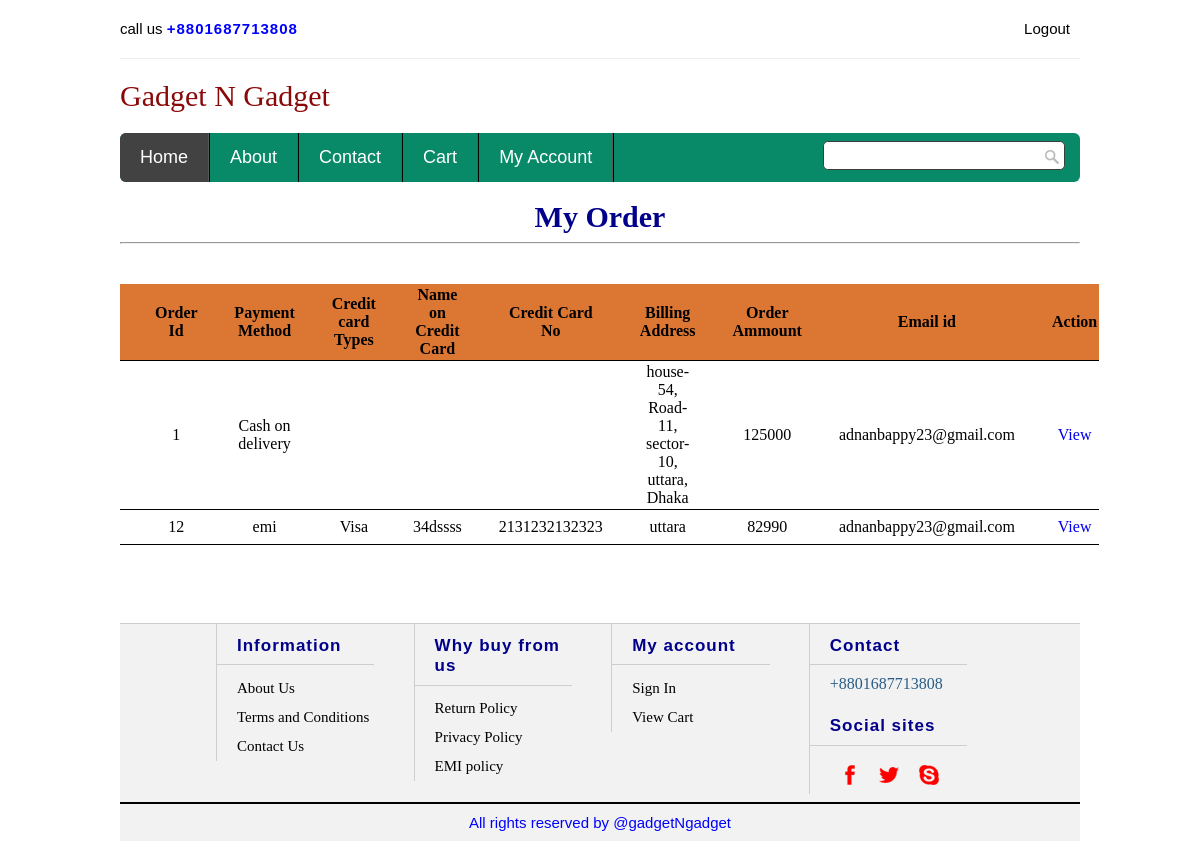
The page /Project/myorder.php (signed in) on the database its author committed.
### tables this page shows
CREATE TABLE `c_order` (
  `o_id` int(50) NOT NULL,
  `fname` varchar(100) NOT NULL,
  `email` varchar(100) NOT NULL,
  `address` varchar(100) NOT NULL,
  `city` varchar(100) NOT NULL,
  `contact` int(100) NOT NULL,
  `p_method` varchar(100) NOT NULL,
  `ins_duration` int(10) NOT NULL,
  `typeOfcc` varchar(100) NOT NULL,
  `name_cc` varchar(100) NOT NULL,
  `cc_number` varchar(100) NOT NULL,
  `ex_date` varchar(100) NOT NULL,
  `order_amount` int(100) NOT NULL,
  `temp` varchar(100) NOT NULL,
  `order_date` date NOT NULL,
  `Email_id` varchar(100) NOT NULL,
  `status` int(100) NOT NULL
);

### Project/myorder.php (the view, shortened to what this page needs)
<?php include ('index3.php'); ?>
<?php include ('connection.php'); ?>
 <br>
<?php
if(!isset($_SESSION['email']))
{
echo "<h2>Please Login first...........</h2>";
}
else
{
echo "<h1 style='color:darkblue; font-size:30px; font-family:calibiri; font-weight:bold; text-align:center'> My Order </h1> <hr>";
echo "<table cellspacing = 2 cellpadding = 5 style='font-family:Futura Lt BT; font-weight:400;'> <tr align = center  style = 'background-color:#DC7633;color:black;font-weight:bold'>";
echo "<td> <strong>Order Id  <td> <strong> Payment Method <td> <strong> Credit card Types <td><strong> Name on Credit Card <td><strong>Credit Card No<td> <strong> <strong>Billing Address </td><td><strong> Order Ammount  <td><strong> Email id <td><strong> Action </td> <tr align = center>";
if(isset($_SESSION['email']))
{
	$eid = $_SESSION['email'];
$result = mysqli_query($con, "select * from c_order where Email_id = '$eid'") or die("Error");
while($row = mysqli_fetch_row($result))
{
	echo "<td>".$row[0];
	echo "<td>".$row[6];
	echo "<td>".$row[8];
	echo "<td>".$row[9];
	echo "<td>".$row[10];
	echo "<td>".$row[3];
	echo "<td>".$row[12];
	echo "<td>".$row[15];
	echo "<td> <a href = 'view_order_item.php?id=$row[0]&em=$row[15]'>View </a>";
	echo "<tr align = center>";
}
echo "</tr></table>";
}
}
?>
<br>
<?php include ('footer.php'); ?>

### Project/css/style.css (style rules this page uses)
html,body,span,applet,object,iframe,h1,h2,h3,h4,h5,h6,p,blockquote,pre,a,abbr,acronym,address,big,cite,code,del,dfn,em,ins,kbd,q,s,samp,small,strike,strong,sub,sup,var,b,u,i,dl,dd,ol,nav ul,nav li,fieldset,form,label,legend,caption,tfoot,article,aside,canvas,details,embed,figure,figcaption,footer,header,hgroup,menu,nav,output,ruby,section,summary,time,mark,audio,video { margin:0;padding:0;border:0;font-size:100%;font:inherit;vertical-align:baseline; }
a { text-decoration:none; }
body { font-family: Arial, Helvetica, sans-serif; background: #FFF; }

### Project/css/brand.css (style rules this page uses)
table { width: 50%; margin: 40px auto; border-collapse: collapse; text-align: left; }
tr { border-bottom: 1px solid black; }
th, td { border: none; height: 30px; padding: 2px; padding-left: 35px; }

### rows shown on the page
c_order: o_id "1", p_method "Cash on delivery", address "house-54, Road-11, sector-10, uttara, Dhaka", order_amount "125000", Email "adnanbappy23@gmail.com"
c_order: o_id "12", p_method "emi", typeOfcc "Visa", name_cc "34dssss", cc_number "2131232132323", address "uttara", order_amount "82990", Email "adnanbappy23@gmail.com"
